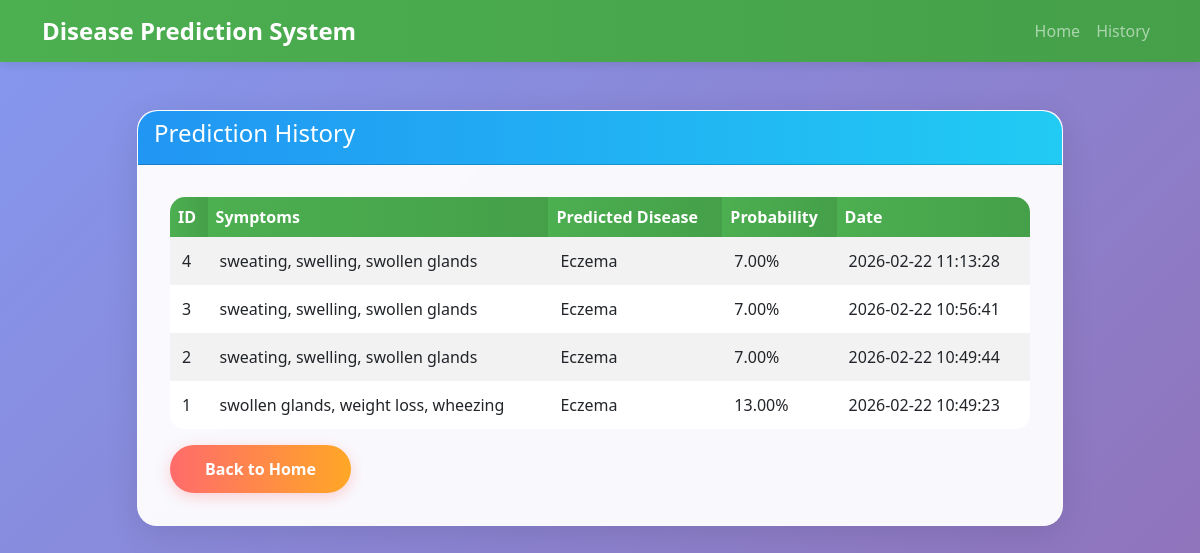
The app's page /history with its own data.
### tables this page shows
CREATE TABLE predictions (
                id INTEGER PRIMARY KEY AUTOINCREMENT,
                symptoms TEXT,
                predicted_disease TEXT,
                probability REAL,
                created_at TIMESTAMP DEFAULT CURRENT_TIMESTAMP
            );

### app.py (the view)
@app.route('/history')
def history():
    try:
        connection = get_db_connection()
        if connection:
            cursor = connection.cursor()
            cursor.execute("SELECT id, symptoms, predicted_disease, probability, created_at FROM predictions ORDER BY created_at DESC")
            rows = cursor.fetchall()
            cursor.close()
            connection.close()
            return render_template('history.html', history=rows)
        else:
            return render_template('history.html', history=[], error="Database connection failed.")
    except Exception as e:
        print(traceback.format_exc())
        return render_template('history.html', history=[], error=f"An error occurred: {str(e)}")

### utils/db_config.py (called while the page is built)
def get_db_connection():
    try:
        connection = sqlite3.connect('disease_prediction.db')
        return connection
    except Error as e:
        print(f"Error connecting to SQLite: {e}")
        return None

### templates/history.html (shortened to what this page needs)
<!DOCTYPE html>
<html lang="en">
<head>
    <link href="https://cdn.jsdelivr.net/npm/bootstrap@5.3.0/dist/css/bootstrap.min.css" rel="stylesheet">
    <link rel="stylesheet" href="{{ url_for('static', filename='style.css') }}">
</head>
<body>
    <nav class="navbar navbar-expand-lg navbar-dark bg-primary">
        <div class="container">
            <a class="navbar-brand" href="#">Disease Prediction System</a>
            <div class="navbar-nav ms-auto">
                <a class="nav-link" href="{{ url_for('home') }}">Home</a>
                <a class="nav-link" href="{{ url_for('history') }}">History</a>
            </div>
        </div>
    </nav>
    <div class="container mt-5">
        <div class="row justify-content-center">
            <div class="col-md-10">
                <div class="card">
                    <div class="card-header bg-info text-white">
                        <h4>Prediction History</h4>
                    </div>
                    <div class="card-body">
                        {% if history %}
                        <table class="table table-striped">
                            <thead>
                                <tr>
                                    <th>ID</th>
                                    <th>Symptoms</th>
                                    <th>Predicted Disease</th>
                                    <th>Probability</th>
                                    <th>Date</th>
                                </tr>
                            </thead>
                            <tbody>
                                {% for row in history %}
                                <tr>
                                    <td>{{ row[0] }}</td>
                                    <td>{{ row[1] }}</td>
                                    <td>{{ row[2] }}</td>
                                    <td>{{ "%.2f"|format(row[3]) }}%</td>
                                    <td>{{ row[4] }}</td>
                                </tr>
                                {% endfor %}
                            </tbody>
                        </table>
                        {% else %}
                        <p>No predictions found.</p>
                        {% endif %}
                        <a href="{{ url_for('home') }}" class="btn btn-primary">Back to Home</a>
                    </div>
                </div>
            </div>
        </div>
    </div>
</body>
</html>

### static/style.css (style rules this page uses)
body { background: linear-gradient(135deg, rgba(102, 126, 234, 0.8) 0%, rgba(118, 75, 162, 0.8) 100%), url('https://images.unsplash.com/photo-1559757148-5c350d0d3c56?ixlib=rb-4.0.3&auto=format&fit=crop&w=1920&q=80') no-repeat center center fixed; background-size: cover; background-attachment: fixed; font-family: 'Segoe UI', Tahoma, Geneva, Verdana, sans-serif; min-height: 100vh; margin: 0; }
.navbar { background: linear-gradient(90deg, #4CAF50, #45a049) !important; box-shadow: 0 2px 10px rgba(0,0,0,0.1); backdrop-filter: blur(10px); }
.navbar-brand { font-weight: bold; font-size: 1.5rem; }
.card { border: none; box-shadow: 0 8px 32px rgba(0,0,0,0.1); backdrop-filter: blur(20px); background: rgba(255, 255, 255, 0.95); border-radius: 20px; border: 1px solid rgba(255, 255, 255, 0.2); }
.card-header { background: linear-gradient(90deg, #2196F3, #21CBF3); color: white; border-radius: 20px 20px 0 0 !important; font-weight: bold; font-size: 1.2rem; backdrop-filter: blur(10px); }
.card-body { padding: 2rem; }
.btn-primary { background: linear-gradient(90deg, #FF6B6B, #FFA726); border: none; border-radius: 25px; padding: 12px 35px; font-weight: bold; transition: all 0.3s ease; box-shadow: 0 4px 15px rgba(255, 107, 107, 0.3); }
.table { background: rgba(255, 255, 255, 0.9); border-radius: 15px; overflow: hidden; backdrop-filter: blur(10px); }
.table th { background: linear-gradient(90deg, #4CAF50, #45a049); color: white; border: none; font-weight: bold; }
.table td { border: none; padding: 12px; background: rgba(255, 255, 255, 0.8); }

### records on screen
predictions: id "4", symptoms "sweating, swelling, swollen glands", predicted_disease "Eczema", probability "7.00", created_at "2026-02-22 11:13:28"
predictions: id "3", symptoms "sweating, swelling, swollen glands", predicted_disease "Eczema", probability "7.00", created_at "2026-02-22 10:56:41"
predictions: id "2", symptoms "sweating, swelling, swollen glands", predicted_disease "Eczema", probability "7.00", created_at "2026-02-22 10:49:44"
predictions: id "1", symptoms "swollen glands, weight loss, wheezing", predicted_disease "Eczema", probability "13.00", created_at "2026-02-22 10:49:23"
